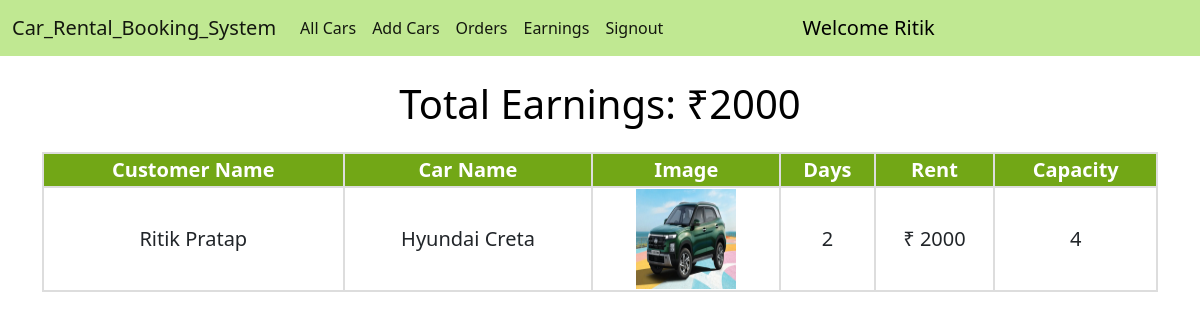
The page /earnings/ (signed in) on the database its author committed.
### home/models.py (models this page shows, shortened)
class Order(models.Model):
    user = models.ForeignKey(User, on_delete=models.CASCADE)
    car_dealer = models.ForeignKey(CarDealer, on_delete=models.CASCADE)
    car = models.ForeignKey(Car, on_delete=models.CASCADE)
    rent = models.CharField(max_length=10)
    days = models.CharField(max_length=3)
    is_complete = models.BooleanField(default=False)

class Car(models.Model):
    name = models.CharField(max_length=50)
    image = models.ImageField(upload_to="")
    car_dealer = models.ForeignKey(CarDealer, on_delete=models.PROTECT)
    capacity = models.CharField(max_length=2)
    location = models.ForeignKey(Location, on_delete=models.SET_NULL, null=True)
    is_available = models.BooleanField(default=True)
    rent = models.CharField(max_length=10, blank=True)

### home/views.py (the view)
# urls.py: path("earnings/", views.earnings, name="earnings"),
def earnings(request):
    username = request.user
    user = User.objects.get(username=username)
    car_dealer = CarDealer.objects.get(car_dealer=user)
    orders = Order.objects.filter(car_dealer=car_dealer)
    all_orders = []
    for order in orders:
        all_orders.append(order)
    return render(request, "earnings.html", {'amount':car_dealer.earnings, 'all_orders':all_orders})

### home/templates/earnings.html (shortened to what this page needs)
{% extends 'car_dealer_navbar.html' %}
{% block body %}
<div class="container">
    {% if all_orders %}
    <h1 class="mt-4">Total Earnings: ₹{{amount}}</h1>
    <div class="users-table mt-4">
        <table>
            <tbody>
                <tr>
                    <th>Customer Name</th>
                    <th>Car Name</th>
                    <th>Image</th>
                    <th>Days</th>
                    <th>Rent</th>
                    <th>Capacity</th>
                </tr>
                {% for order in all_orders %}
                <tr>
                    <td>{{order.user.get_full_name}}</td>
                    <td>{{order.car.name}}</td>
                    <td><img src="{{order.car.image.url}}" alt="" width="100px" height="100px"></td>
                    <td>{{order.days}}</td>
                    <td>₹ {{order.rent}}</td>
                    <td>{{order.car.capacity}}</td>
                </tr>
                {% endfor %}
            </tbody>
        </table>
        {% else %}
        <br>
        <h2>No Earnings Yet</h2>
        {% endif %}
    </div>
    {% endblock %}

### home/templates/car_dealer_navbar.html (shortened to what this page needs)
<!doctype html>
<html lang="en">
<head>
  <link href="https://cdn.jsdelivr.net/npm/bootstrap@5.1.0/dist/css/bootstrap.min.css" rel="stylesheet"
>
</head>
<body>
  <nav class="navbar navbar-expand-lg navbar-light sticky-top">
    <div class="container-fluid">
      <a class="navbar-brand" href="#">Car_Rental_Booking_System</a>
      <div class="collapse navbar-collapse" id="navbarSupportedContent">
        <ul class="navbar-nav me-5">
          <li class="nav-item">
            <a class="nav-link active" aria-current="page" href="/all_cars/">All Cars</a>
          </li>
          <li class="nav-item">
            <a class="nav-link active" aria-current="page" href="/add_car/">Add Cars</a>
          </li>
          <li class="nav-item">
            <a class="nav-link active" aria-current="page" href="/all_orders/">Orders</a>
          </li>
          <li class="nav-item">
            <a class="nav-link active" aria-current="page" href="/earnings/">Earnings</a>
          </li>
          <li class="nav-item">
            <a class="nav-link active" aria-current="page" href="/signout/">Signout</a>
          </li>
        </ul>
        <a href="#" style="text-decoration: none; color: black; font-size: 20px;">&nbsp;&nbsp;&nbsp;&nbsp;&nbsp;&nbsp;&nbsp;&nbsp;&nbsp;&nbsp;&nbsp;&nbsp;&nbsp;&nbsp;&nbsp;
          Welcome {{request.user}}</a>
      </div>
    </div>
  </nav>
  {% block body %}
  {% endblock %}
</body>
</html>

### home/templates/car_dealer_navbar.html (style rules this page uses)
.navbar { background-color: #71cc0971; }

### home/templates/earnings.html (style rules this page uses)
h1 { text-align: center; color: black; }
table { border-collapse: collapse; width: 100%; text-align: center; font-size: 20px; }
th { background-color: #72a716; color: white; }
th, td { border: 2px solid #ddd; }

### rows shown on the page
Order: user.get_full_name "Ritik Pratap", car.name "Hyundai Creta", car.image (picture), days "2", rent "2000", car.capacity "4"

### other values the page prints
{{ request.user }} "Ritik"
{{ amount }} "2000"
